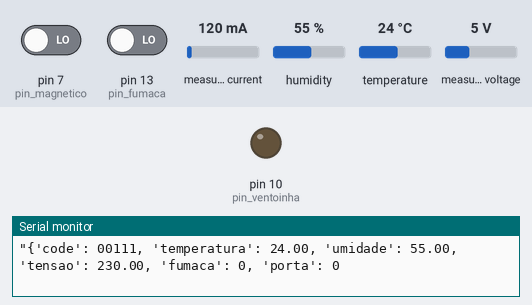
The program below on a simulated Arduino Uno, built with avr-gcc and run on an emulated ATmega328P. Shown: output pins drawn as LEDs (lit = HIGH), the last lines printed to the serial monitor. Inputs (shaded band) come from the test bench; at power-on: temperature 24 °C, pin 7 (pin_magnetico) LOW, pin 13 (pin_fumaca) LOW, measured current 120 mA, humidity 55 %, measured voltage 5 V.

Above: at 6.0 s.
6.1 s: temperature set to 29 °C
12.4 s: temperature set to 32 °C
At 16.8 s:
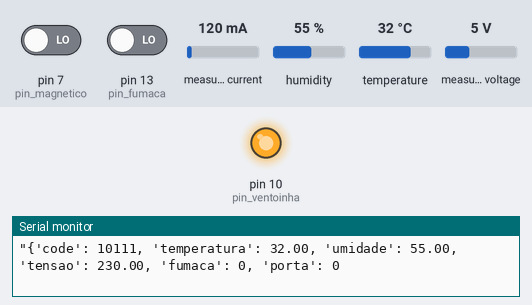
18.7 s: temperature set to 12 °C
At 21.8 s:
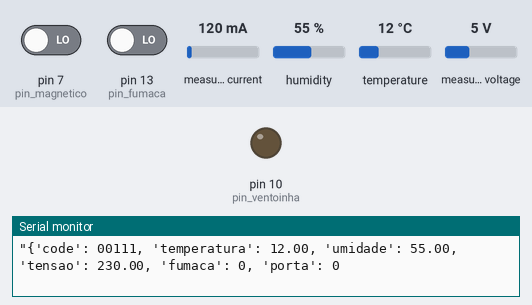
25.0 s: temperature set to 33 °C
At 26.9 s:
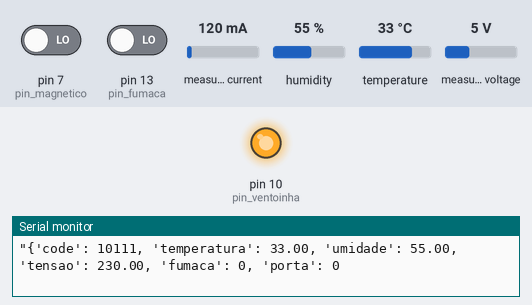
Timing chart, 0 to 28.4 s (numbered marks = the images above; inputs shaded):
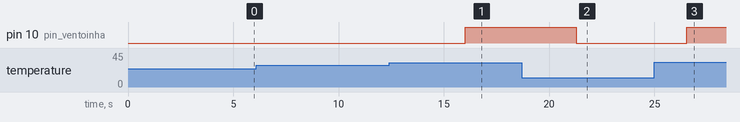

Measured:
- the behaviour switches between 30 and 31 °C on temperature (found by bisection; images 0 and 1)
- after the input at 12.4 s, pin 10 (pin_ventoinha): LOW → HIGH after 3.6 s
- after the input at 18.7 s, pin 10 (pin_ventoinha): HIGH → LOW after 2.6 s
- after the input at 25.0 s, pin 10 (pin_ventoinha): LOW → HIGH after 1.5 s

The program:

main.cpp
```cpp
#include <Arduino.h>
#include <DHT.h>
#include <EmonLib.h>

#define DHTPIN 2
#define DHTTYPE DHT11
#define pin_tensao A0
#define pin_fumaca 13
#define pin_magnetico 7
#define pin_ventoinha 10

EnergyMonitor emon1;
DHT dht(DHTPIN, DHTTYPE);

char codigo[] = "00000"; // codigo [temperatura, umidade, tensao, fumaça, magnetico] retorna 1 se algum sensor estive fora

double ler_temperatura();
double ler_umidade();
double ler_tensao();
int ler_fumaca();
int ler_magnetico();
void controle_ventoinha(int comando);

void setup() {
  Serial.begin(9600);
  dht.begin();
  emon1.voltage(pin_tensao, 270.0, 60.0);
  pinMode(DHTPIN, INPUT);
  pinMode(pin_tensao, INPUT);
  pinMode(pin_fumaca, INPUT);
  pinMode(pin_magnetico, INPUT);
  pinMode(pin_ventoinha, OUTPUT);
}

void loop() {
  //usaremos a função loop para ser a verificadora dos sensores
  double temp = ler_temperatura();
  double umidade = ler_umidade();
  double tensao = ler_tensao();
  int fumaca = ler_fumaca();
  int porta = ler_magnetico();

  if(temp > 30){
    codigo[0] = '1';
    controle_ventoinha(1);
  }else{
    codigo[0] = '0';
    controle_ventoinha(0);
  }

  if(umidade > 70.0 || umidade < 40){
    codigo[1] = '1';
  }else{
    codigo[1] = '0';
  }

  if(tensao<100.0 || tensao>140.0){
    codigo[2] = '1';
  }else{
    codigo[2] = '0';
  }

  if(fumaca){
    codigo[3] = '0';
  }else{
    codigo[3] = '1';
  }

  if(porta){
    codigo[4] = '0';
  }else{
    codigo[4] = '1';
  }

char temp_str[10];
char umidade_str[10];
char tensao_str[10];

dtostrf(temp, 4, 2, temp_str);
dtostrf(umidade, 4, 2, umidade_str);
dtostrf(tensao, 4, 2, tensao_str);

char json_code[100];
snprintf(
    json_code,
    sizeof(json_code),
    "\"{'code': %s, 'temperatura': %s, 'umidade': %s, 'tensao': %s, 'fumaca': %d, 'porta': %d }\"",
    codigo,
    temp_str,
    umidade_str,
    tensao_str,
    fumaca,
    porta);

Serial.println(json_code);

delay(5000);
}

double ler_temperatura(){
  //lê o valor do sensor de temperatura
  //retorna o valor em graus Celsius
  //usar a biblioteca DHT
  double t = dht.readTemperature(false);
  return t;
}

double ler_umidade(){
  //lê o valor do sensor de umidade
  //retorna o valor em porcentagem
  //usar a biblioteca DHT
  double u = dht.readHumidity();
  return u;
}

double ler_tensao(){
  //lê o valor do sensor de tensão
  //retorna o valor em RMS
  //usar a biblioteca EmonLib
  emon1.calcVI(20, 2000);
  double Vrms = emon1.Vrms;
  return Vrms;
}

int ler_fumaca(){
  //lê o valor do sensor de fumaça
  // se retornar HIGH (1), não há fumaça
  // se retornar LOW (0), há fumaça
  return digitalRead(pin_fumaca);
}

int ler_magnetico(){
  //lê o valor do sensor magnético
  // se retornar HIGH (1), a porta está fechada
  // se retornar LOW (0), a porta está aberta
  return digitalRead(pin_magnetico);
}


void controle_ventoinha(int comando){
  // controla a ventoinha de resfriamento
  // comando 1: ligar ventoinha
  // comando 0: desligar ventoinha
  if(comando == 1){
    digitalWrite(pin_ventoinha, HIGH);
  }else if(comando == 0){
    digitalWrite(pin_ventoinha, LOW);
  }
}
```
